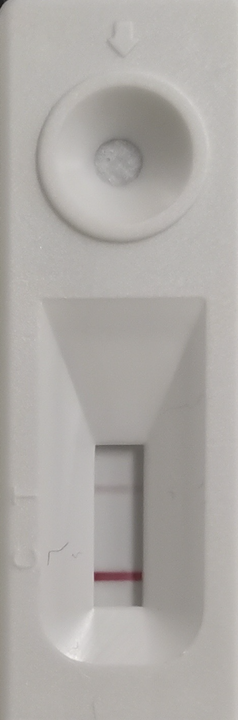
#> input picture 0.2mg.png, 238 x 720 px
$ python '自动阈值分割.py'
#> lines starting #> are read from the running program, lines starting #| are printed output that depends on the picture; after the words box and inside, x2 and y2 are one past the last pixel; in counts of white or black regions, pixels touching at a corner belong together
import cv2
import numpy as np
# 回调函数，x表示滑块的位置，本例暂不使用
def nothing(x):
    pass
#cv2.createTrackbar()用来创建滑动条，
# 可以在回调函数中或使用cv2.getTrackbarPos()得到滑块的位置
img = cv2.imread('0.2mg.png', 0)
#> img: shape (720, 238); min 21, max 242, mean 170.6
cv2.namedWindow('image', cv2.WINDOW_NORMAL)
_, thresh = cv2.threshold(img, 0, 255, cv2.THRESH_BINARY + cv2.THRESH_OTSU)
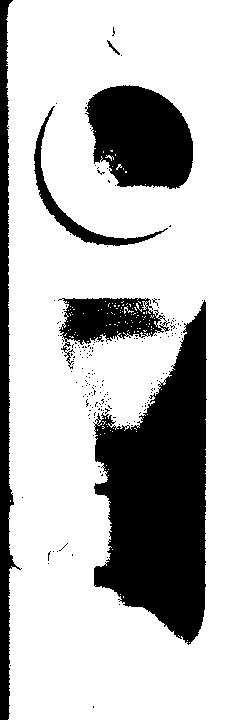
#> thresh: shape (720, 238); 74.1% white; 184 black regions (178 under 20 px), largest, box (x1, y1, x2, y2) and area: (93, 300, 207, 645) 23911, (85, 85, 193, 189) 8492, (0, 0, 22, 720) 6461, (58, 298, 170, 369) 3468, (34, 106, 168, 246) 1711, (107, 40, 120, 55) 44
edges = cv2.Canny(img, 30, 70)  # canny边缘检测
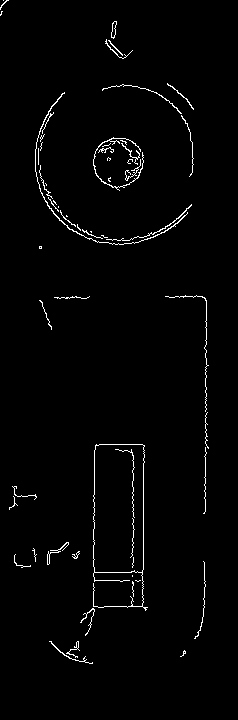
#> edges: shape (720, 238); 1.7% white in thin lines or dots, all inside (x1, y1, x2, y2) = (0, 0, 209, 664)

cv2.imshow('image', np.hstack((img, edges)))
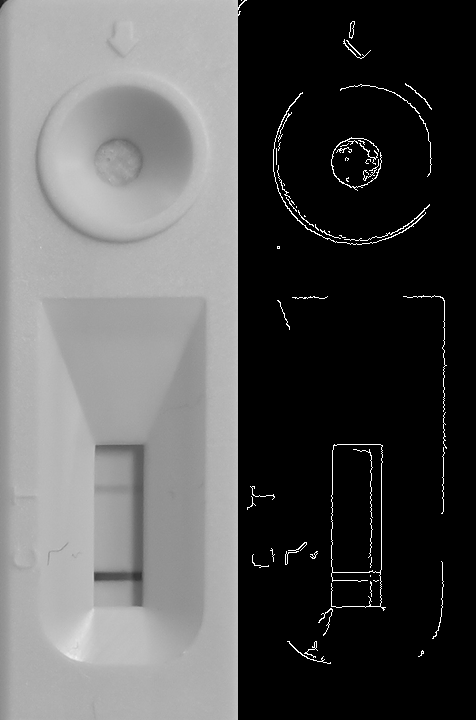
#> window 'image': shape (720, 476); min 0, max 255, mean 87.5


cv2.waitKey(0)

$ run again, with 0.1mg.png copied over 0.2mg.png
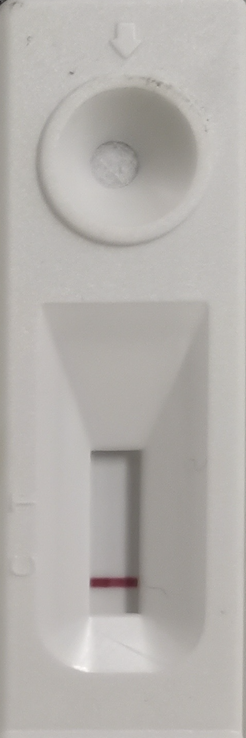
#> input picture 0.1mg.png, 246 x 738 px
#> `_, thresh = cv2.threshold(img, 0, 255, cv2.THRESH_BINARY + cv2.THRESH_..`:
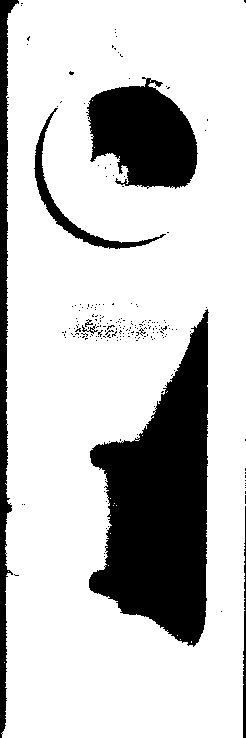
#> thresh: shape (738, 246); 78% white; 204 black regions (197 under 20 px), largest, box (x1, y1, x2, y2) and area: (89, 309, 209, 647) 23562, (86, 77, 198, 189) 8589, (0, 0, 19, 738) 5215
#> edges: shape (738, 246); 2% white in thin lines or dots
#> `cv2.imshow('image', np.hstack((img, edges)))`:
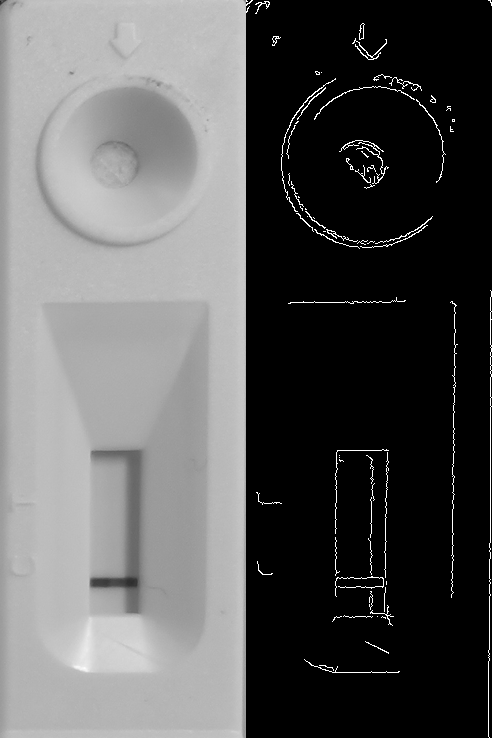
#> window 'image': shape (738, 492); min 0, max 255, mean 91.2
